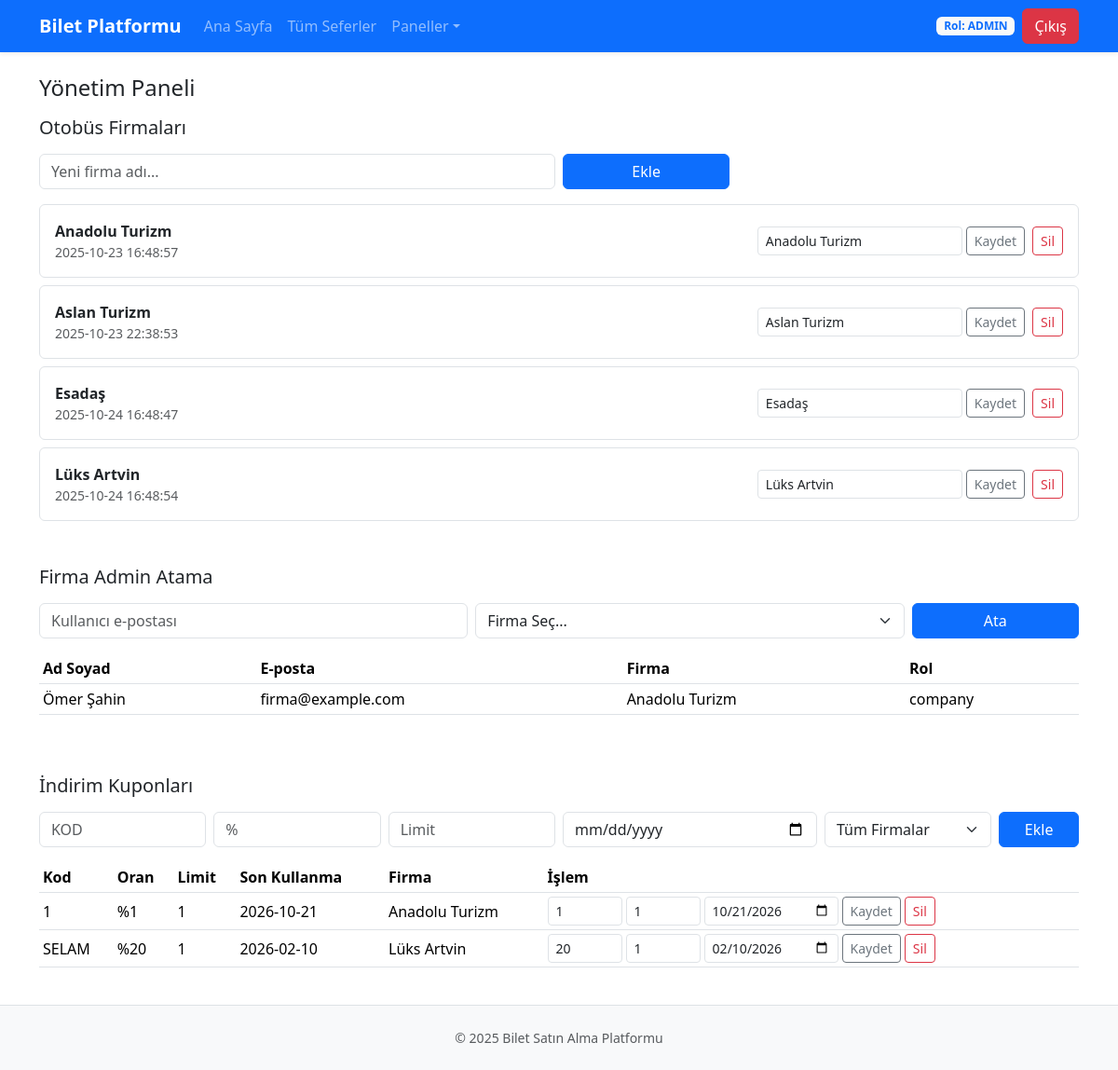
The app's page /admin.php (signed in) with its own data.
### tables this page shows
CREATE TABLE "Bus_Company" (
	"id"	TEXT NOT NULL UNIQUE,
	"name"	TEXT NOT NULL,
	"logo_path"	TEXT,
	"created_at"	TIMESTAMP DEFAULT (datetime('now', '+3 hours')),
	PRIMARY KEY("id")
);

CREATE TABLE "User" (
	"id"	TEXT UNIQUE,
	"full_name"	TEXT NOT NULL,
	"email"	TEXT NOT NULL UNIQUE,
	"role"	TEXT NOT NULL CHECK("role" IN ('user', 'company', 'admin')),
	"password"	TEXT NOT NULL,
	"company_id"	TEXT,
	"balance"	REAL DEFAULT 800,
	"created_at"	TIMESTAMP DEFAULT 'datetime(''now'', ''+3 hours'')',
	PRIMARY KEY("id"),
	FOREIGN KEY("company_id") REFERENCES "Bus_Company"("id")
);

CREATE TABLE "Coupons" (
	"id"	TEXT UNIQUE,
	"code"	TEXT NOT NULL UNIQUE,
	"discount"	REAL,
	"company_id"	TEXT NOT NULL,
	"usage_limit"	INTEGER NOT NULL,
	"expire_date"	DATETIME NOT NULL,
	"created_at"	TIMESTAMP DEFAULT 'datetime(''now'', ''+3 hours'')',
	"is_active"	INTEGER DEFAULT 1,
	PRIMARY KEY("id"),
	FOREIGN KEY("company_id") REFERENCES "Bus_Company"("id")
);

### public/includes/functions.php (called while the page is built, shortened)
<?php
function current_user(bool $refresh = false) {
  return $_SESSION['user'];
}

### public/admin.php (the view, shortened to what this page needs)
<?php
require_once __DIR__ . '/includes/functions.php';
require_once __DIR__ . '/includes/header.php';
require_once __DIR__ . '/includes/navbar.php';
$h = fn($s) => htmlspecialchars((string) $s, ENT_QUOTES, 'UTF-8');
try {
  $db->exec('PRAGMA foreign_keys = ON');
  $companies = $db->query('SELECT id, name, logo_path, created_at FROM Bus_Company ORDER BY name')->fetchAll(PDO::FETCH_ASSOC);
  $admins = $db->query('SELECT id, email, full_name, role, company_id FROM User WHERE role = "company"')->fetchAll(PDO::FETCH_ASSOC);
  $coupons = $db->query('SELECT * FROM Coupons WHERE is_active = 1 ORDER BY created_at DESC')
    ->fetchAll(PDO::FETCH_ASSOC);
} catch (Throwable $e) {
  echo '<main class="container py-4"><div class="alert alert-danger">Hata: ' . $h($e->getMessage()) . '</div></main>';
  require_once __DIR__ . '/includes/footer.php';
  exit;
}
?>
<main class="container py-4">
  <h1 class="h4 mb-3">Yönetim Paneli</h1>
  <section class="mb-5">
    <h2 class="h5 mb-3">Otobüs Firmaları</h2>
    <form method="post" class="row g-2 mb-3">
      <div class="col-sm-6">
        <input type="text" name="name" class="form-control" placeholder="Yeni firma adı..." required>
      </div>
      <div class="col-sm-2">
        <button class="btn btn-primary w-100">Ekle</button>
      </div>
    </form>
    <?php foreach ($companies as $c): ?>
      <div class="border rounded p-3 d-flex justify-content-between align-items-center flex-wrap mb-2">
        <div>
          <strong><?= $h($c['name']) ?></strong>
          <div class="small text-muted"><?= $h($c['created_at']) ?></div>
        </div>
        <div class="d-flex gap-2">
          <form method="post" class="d-flex m-0 gap-1">
            <input type="text" name="name" class="form-control form-control-sm" value="<?= $h($c['name']) ?>">
            <button class="btn btn-outline-secondary btn-sm">Kaydet</button>
          </form>
          <form method="post" class="m-0" onsubmit="return confirm('Silinsin mi?');">
            <button class="btn btn-outline-danger btn-sm">Sil</button>
          </form>
        </div>
      </div>
    <?php endforeach; ?>
  </section>
  <section class="mb-5">
    <h2 class="h5 mb-3">Firma Admin Atama</h2>
    <form method="post" class="row g-2 mb-3">
      <div class="col-sm-5">
        <input type="email" name="email" class="form-control" placeholder="Kullanıcı e-postası" required>
      </div>
      <div class="col-sm-5">
        <select name="company_id" class="form-select" required>
          <option value="">Firma Seç...</option>
        </select>
      </div>
      <div class="col-sm-2">
        <button class="btn btn-primary w-100">Ata</button>
      </div>
    </form>
    <div class="table-responsive">
      <table class="table table-sm">
        <thead>
          <tr>
            <th>Ad Soyad</th>
            <th>E-posta</th>
            <th>Firma</th>
            <th>Rol</th>
          </tr>
        </thead>
        <tbody>
          <?php foreach ($admins as $a):
            $firma = '';
            foreach ($companies as $c)
              if ($c['id'] === $a['company_id'])
                $firma = $c['name'];
            ?>
            <tr>
              <td><?= $h($a['full_name'] ?? '-') ?></td>
              <td><?= $h($a['email']) ?></td>
              <td><?= $h($firma ?: '-') ?></td>
              <td><?= $h($a['role']) ?></td>
            </tr>
          <?php endforeach; ?>
        </tbody>
      </table>
    </div>
  </section>
  <section>
    <h2 class="h5 mb-3">İndirim Kuponları</h2>
    <form method="post" class="row g-2 mb-3">
      <div class="col-sm-2"><input type="text" name="code" class="form-control" placeholder="KOD" required></div>
      <div class="col-sm-2"><input type="number" name="discount" class="form-control" step="0.1" placeholder="%"
          required></div>
      <div class="col-sm-2"><input type="number" name="usage_limit" class="form-control" placeholder="Limit" required>
      </div>
      <div class="col-sm-3"><input type="date" name="expire_date" class="form-control" required></div>
      <div class="col-sm-2">
        <select name="company_id" class="form-select" required>
          <option value="">Tüm Firmalar</option>
        </select>
      </div>
      <div class="col-sm-1"><button class="btn btn-primary w-100">Ekle</button></div>
    </form>
    <div class="table-responsive">
      <table class="table table-sm align-middle">
        <thead>
          <tr>
            <th>Kod</th>
            <th>Oran</th>
            <th>Limit</th>
            <th>Son Kullanma</th>
            <th>Firma</th>
            <th>İşlem</th>
          </tr>
        </thead>
        <tbody>
          <?php foreach ($coupons as $cp):
            $firma = '';
            foreach ($companies as $c)
              if ($c['id'] === $cp['company_id'])
                $firma = $c['name'];
            ?>
            <tr>
              <td><?= $h($cp['code']) ?></td>
              <td>%<?= $h($cp['discount']) ?></td>
              <td><?= $h($cp['usage_limit'] ?: '∞') ?></td>
              <td><?= $h($cp['expire_date'] ?? '-') ?></td>
              <td><?= $h($firma ?: 'Tümü') ?></td>
              <td class="d-flex gap-1">
                <form method="post" class="d-flex m-0 gap-1">
                  <input type="number" name="discount" value="<?= $h($cp['discount']) ?>"
                    class="form-control form-control-sm" step="0.1" style="width:80px">
                  <input type="number" name="usage_limit" value="<?= $h($cp['usage_limit']) ?>"
                    class="form-control form-control-sm" style="width:80px">
                  <input type="date" name="expire_date" value="<?= $h(substr($cp['expire_date'], 0, 10)) ?>"
                    class="form-control form-control-sm">
                  <button class="btn btn-outline-secondary btn-sm">Kaydet</button>
                </form>
                <form method="post" class="m-0" onsubmit="return confirm('Kupon silinsin mi?');">
                  <button class="btn btn-outline-danger btn-sm">Sil</button>
                </form>
              </td>
            </tr>
          <?php endforeach; ?>
        </tbody>
      </table>
    </div>
  </section>
</main>
<?php require_once __DIR__ . '/includes/footer.php'; ?>

### public/includes/header.php (shortened to what this page needs)
<?php require_once __DIR__ . '/functions.php'; ?>
<!doctype html>
<html lang="tr">
<head>
  <link href="https://cdn.jsdelivr.net/npm/bootstrap@5.3.2/dist/css/bootstrap.min.css" rel="stylesheet"/>
  <link href="assets/styles.css" rel="stylesheet"/>
</head>
<body class="d-flex flex-column min-vh-100">

### public/includes/navbar.php (shortened to what this page needs)
<?php $u = current_user(); ?>
<nav class="navbar navbar-expand-lg navbar-dark bg-primary shadow-sm">
  <div class="container">
    <a class="navbar-brand fw-bold" href="index.php">Bilet Platformu</a>
    <div id="nav" class="collapse navbar-collapse">
      <ul class="navbar-nav me-auto">
        <li class="nav-item"><a class="nav-link" href="index.php">Ana Sayfa</a></li>
        <li class="nav-item"><a class="nav-link" href="listings.php">Tüm Seferler</a></li>
        <?php if ($u && in_array($u['role'], ['company', 'admin'])): ?>
          <li class="nav-item dropdown">
            <a class="nav-link dropdown-toggle" data-bs-toggle="dropdown" href="#">Paneller</a>
          </li>
        <?php endif; ?>
      </ul>
      <div class="d-flex gap-2">
        <?php if (!$u): ?>
          <a class="btn btn-outline-light" href="login.php">Giriş</a>
          <a class="btn btn-warning" href="register.php">Kayıt Ol</a>
        <?php else: ?>
          <span class="badge text-bg-light text-primary align-self-center">
            Rol: <?= htmlspecialchars(strtoupper($u['role'])) ?>
          </span>
          <a class="btn btn-danger" href="logout.php">Çıkış</a>
        <?php endif; ?>
      </div>
    </div>
  </div>
</nav>

### public/includes/footer.php (shortened to what this page needs)
<footer class="py-4 bg-light mt-auto border-top">
  <div class="container text-center text-muted small">
    <div>© 2025 Bilet Satın Alma Platformu</div>
  </div>
</footer>
</body>
</html>

### public/assets/styles.css (style rules this page uses)
:root { --brand: #0d6efd; --bg-grad-start: #0d6efd; --bg-grad-end: #6ea8fe; }

### records on screen
bus_company: name "Anadolu Turizm", created_at "2025-10-23 16:48:57"
bus_company: name "Aslan Turizm", created_at "2025-10-23 22:38:53"
bus_company: name "Esadaş", created_at "2025-10-24 16:48:47"
bus_company: name "Lüks Artvin", created_at "2025-10-24 16:48:54"
user: full_name "Ömer Şahin", email "firma@example.com", company.name "Anadolu Turizm", role "company"
coupons: code "1", discount "1", usage_limit "1", expire_date "2026-10-21", company.name "Anadolu Turizm", expire_date "10/21/2026"
coupons: code "SELAM", discount "20", usage_limit "1", expire_date "2026-02-10", company.name "Lüks Artvin", expire_date "02/10/2026"

### other values on screen
$u['role'] "ADMIN"
